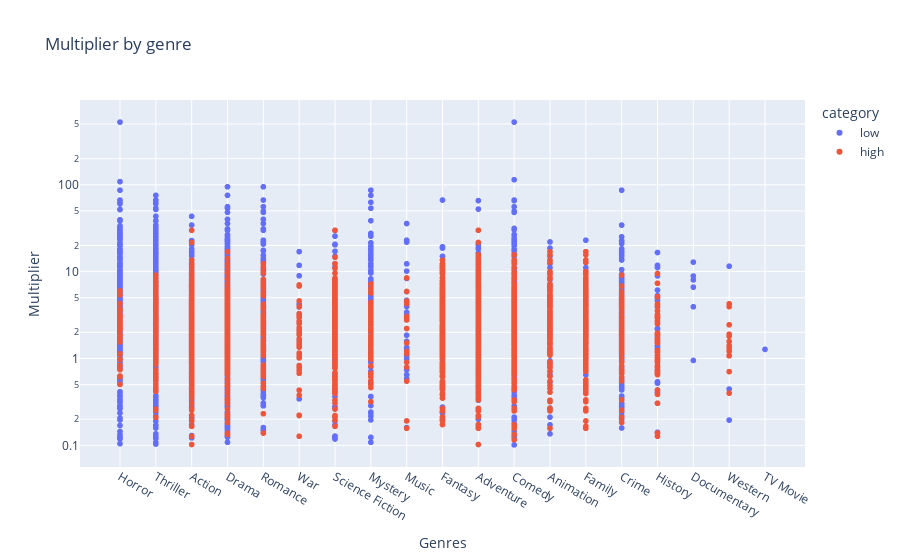

Write notebook code for a chart like this one.
### Code cell
# Plot the multiplier vs the genre

df_test = df.copy()
df_test['genres'] = df['genres'].apply(ast.literal_eval)
df_test = df_test.explode('genres')

fig = px.scatter(df_test, x='genres', y='multiplier', color='category',
                 labels={'genres': 'Genres', 'multiplier': 'Multiplier'},
                 title='Multiplier by genre', log_y=True)

fig.show()

### Figure 1 — Plotly figure (JSON) as saved in the notebook; plotly's stock layout.template omitted (floating-point values rounded to 4 significant figures; data arrays with more than 128 entries replaced by an {"elided": "..."} marker saying what was removed)
{"data": [{"hovertemplate": "category=low<br>Genres=%{x}<br>Multiplier=%{y}<extra></extra>", "legendgroup": "low", "marker": {"color": "#636efa", "symbol": "circle"}, "mode": "markers", "name": "low", "showlegend": true, "type": "scattergl", "x": {"elided": "2077 str values"}, "xaxis": "x", "y": {"elided": "2077 float values"}, "yaxis": "y"}, {"hovertemplate": "category=high<br>Genres=%{x}<br>Multiplier=%{y}<extra></extra>", "legendgroup": "high", "marker": {"color": "#EF553B", "symbol": "circle"}, "mode": "markers", "name": "high", "showlegend": true, "type": "scattergl", "x": {"elided": "2715 str values"}, "xaxis": "x", "y": {"elided": "2715 float values"}, "yaxis": "y"}], "layout": {"legend": {"title": {"text": "category"}, "tracegroupgap": 0}, "title": {"text": "Multiplier by genre"}, "xaxis": {"anchor": "y", "domain": [0, 1], "title": {"text": "Genres"}}, "yaxis": {"anchor": "x", "domain": [0, 1], "title": {"text": "Multiplier"}, "type": "log"}}}
